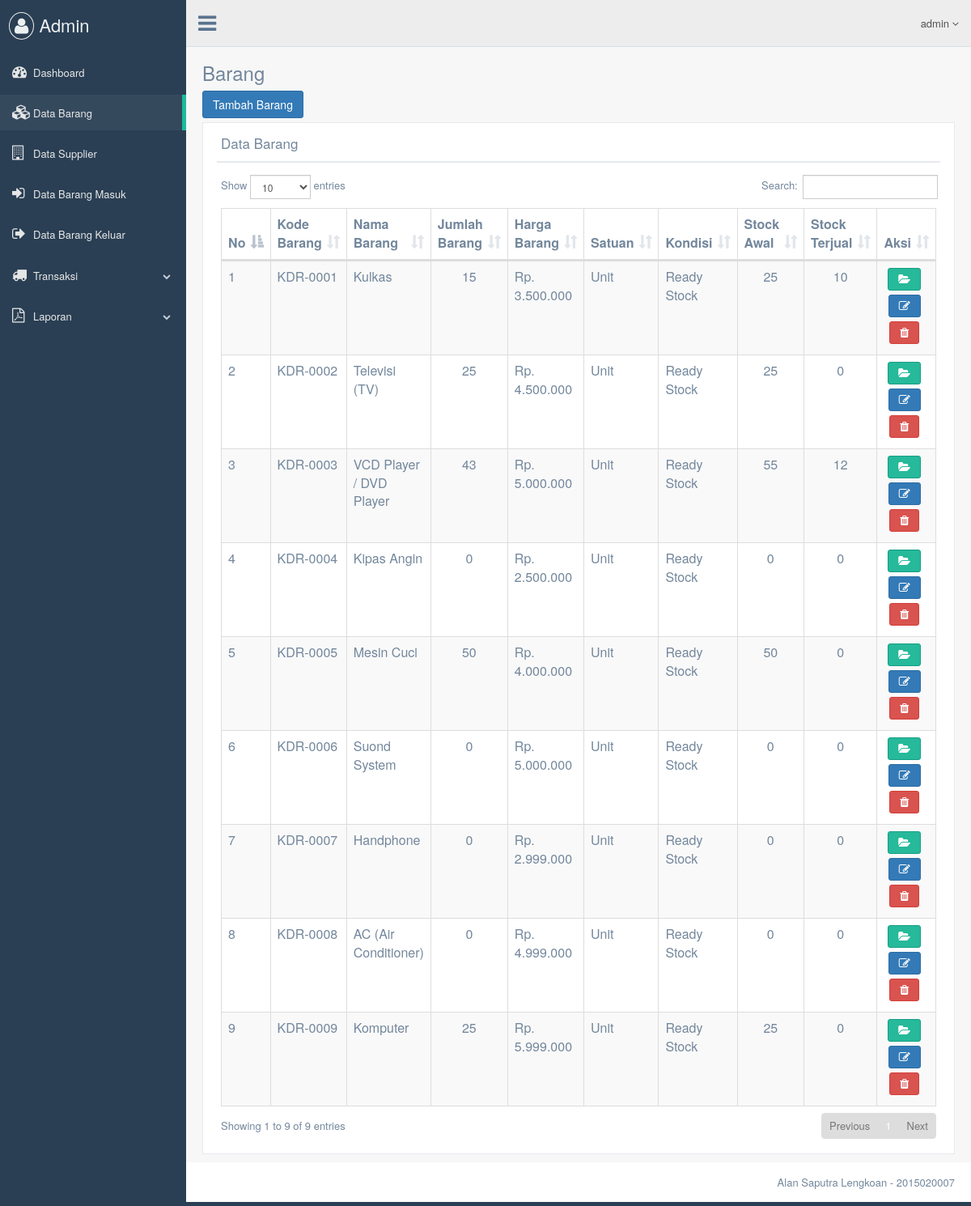
Screenshot of /admin/dt_barang.php with the database file from the repository.
### tables this page shows
CREATE TABLE `dta_barang` (
  `kd_barang` varchar(20) NOT NULL,
  `nama` varchar(50) NOT NULL,
  `jumlah` int(15) NOT NULL,
  `harga` int(15) NOT NULL,
  `satuan` varchar(20) NOT NULL,
  `kondisi` varchar(20) NOT NULL,
  `stock_awal` int(15) NOT NULL,
  `stock_terjual` int(15) NOT NULL
);

### admin/dt_barang.php (the view, shortened to what this page needs)
<?php include_once ('head.php'); ?>
<body class="nav-md">
  <div class="container body">
    <div class="main_container">
      <?php include_once ('header.php'); ?>
      <div class="right_col" role="main">
        <div class="">
          <div class="page-title">
            <div class="title_left">
              <h3>Barang</h3>
            </div>
          </div>
          <div class="clearfix"></div>
          <div class="row">
            <div class="col-lg-3 col-md-3 col-sm-6 col-xs-12">
              <a href="dt_barang_tambah.php" class="btn btn-primary">Tambah Barang</a>
            </div>
          </div>
          <div class="row">
            <div class="col-md-12 col-sm-12 col-xs-12">
              <div class="x_panel">
                <div class="x_title">
                  <h2>Data Barang</h2>
                  <div class="clearfix"></div>
                </div>
                <div class="x_content">
                  <table class="table table-striped table-bordered table-hover" id="datatables" style="width: 100%">
                    <thead>
                        <tr>
                            <th>No</th>
                            <th>Kode Barang</th>
                            <th>Nama Barang</th>
                            <th>Jumlah Barang</th>
                            <th>Harga Barang</th>
                            <th>Satuan</th>
                            <th>Kondisi</th>
                            <th>Stock Awal</th>
                            <th>Stock Terjual</th>
                            <th>Aksi</th>
                        </tr>
                    </thead>
                    <tbody>
                        <?php
                        include_once ('../db/koneksi.php');
                        $query  = "SELECT * FROM dta_barang";
                        $result = $mysqli->query($query);
                        $no = 1;
                        while ($row = $result->fetch_array(MYSQLI_ASSOC)) {
                         ?>
                         <tr>
                             <td><?php echo $no ?></td>
                             <td><?php echo $row['kd_barang']; ?></td>
                             <td><?php echo $row['nama']; ?></td>
                             <td align="center"><?php echo $row['jumlah']; ?></td>
                             <td><?php echo "Rp. ". number_format($row['harga'], 0, ",", "."); ?></td>
                             <td><?php echo $row['satuan']; ?></td>
                             <td><?php echo $row['kondisi']; ?></td>
                             <td align="center"><?php echo $row['stock_awal']; ?></td>
                             <td align="center"><?php echo $row['stock_terjual']; ?></td>
                             <td align="center">
                               <a class="btn btn-success" href="dt_barang_detail.php?kd_barang=<?php echo $row['kd_barang'] ?>"><i class="fa fa-folder-open"></i> </a>
                               <a class="btn btn-primary" href="dt_barang_ubah.php?kd_barang=<?php echo $row['kd_barang'] ?>"><i class="fa fa-edit"></i> </a>
                               <a class="btn btn-danger" href="javascript:;" data-id="<?php echo $row['kd_barang'] ?>" data-toggle="modal" data-target="#modal-konfirmasihapusbarang"><i class="fa fa-trash"></i> </a>
                             </td>
                         </tr>
                        <?php
                        $no++;
                        }
                        ?>
                    </tbody>
                  </table>
                </div>
              </div>
            </div>
          </div>
        </div>
      </div>
      <?php include_once ('footer.php'); ?>
    </div>
  </div>
<?php include_once ('foot.php'); ?>

### admin/head.php (shortened to what this page needs)
<!DOCTYPE html>
<html lang="en" dir="ltr">
<head>
  <link rel="stylesheet" href="../vendor/bootstrap/css/bootstrap.min.css">
  <link rel="stylesheet" href="../vendor/font-awesome/css/font-awesome.min.css">
  <link rel="stylesheet" href="../vendor/datatables.net-bs/css/dataTables.bootstrap.min.css">
  <link rel="stylesheet" href="../vendor/datatables.net-buttons-bs/css/buttons.bootstrap.min.css">
  <link rel="stylesheet" href="../vendor/datatables.net-fixedheader-bs/css/fixedHeader.bootstrap.min.css">
  <link rel="stylesheet" href="../vendor/datatables.net-responsive-bs/css/responsive.bootstrap.min.css">
  <link rel="stylesheet" href="../vendor/datatables.net-scroller-bs/css/scroller.bootstrap.min.css">
  <link rel="stylesheet" href="../css/custom.min.css">
</head>

### admin/header.php (shortened to what this page needs)
<div class="col-md-3 left_col">
  <div class="left_col scroll-view">
    <div class="navbar nav_title">
      <a href="admin.php" class="site_title"><i class="fa fa-user"></i> <span>Admin</span></a>
    </div>
    <div id="sidebar-menu" class="main_menu_side hidden-print main_menu">
      <div class="menu_section">
        <ul class="nav side-menu">
          <li>
            <a href="admin.php"><i class="fa fa-dashboard"></i>Dashboard</a>
          </li>
          <li>
            <a href="dt_barang.php"><i class="fa fa-cubes"></i>Data Barang</a>
          </li>
          <li>
            <a href="supplier.php"><i class="fa fa-building-o"></i>Data Supplier</a>
          </li>
          <li>
            <a href="dt_barangmasuk.php"><i class="fa fa-sign-in"></i>Data Barang Masuk</a>
          </li>
          <li>
            <a href="dt_barangkeluar.php"><i class="fa fa-sign-out"></i>Data Barang Keluar</a>
          </li>
          <li><a><i class="fa fa-truck"></i>Transaksi<span class="fa fa-chevron-down"></span></a>
          </li>
          <li><a><i class="fa fa-file-pdf-o"></i>Laporan<span class="fa fa-chevron-down"></span></a>
          </li>
        </ul>
      </div>
    </div>
  </div>
</div>
<div class="top_nav">
  <div class="nav_menu">
    <nav>
      <div class="nav toggle">
        <a id="menu_toggle">
          <i class="fa fa-bars"></i>
        </a>
      </div>
      <ul class="nav navbar-nav navbar-right">
        <li class="">
          <a href="javascript:;" class="user-profile dropdown-toggle" data-toggle="dropdown" aria-expanded="false">
            admin
            <span class=" fa fa-angle-down"></span>
          </a>
        </li>
      </ul>
    </nav>
  </div>
</div>

### admin/footer.php
<footer>
  <div class="pull-right">
    Alan Saputra Lengkoan - 2015020007
  </div>
  <div class="clearfix"></div>
</footer>

### admin/foot.php (shortened to what this page needs)
  </body>
</html>

### rows the page displays
dta_barang: kd_barang "KDR-0001", nama "Kulkas", jumlah "15", harga "3.500.000", satuan "Unit", kondisi "Ready Stock", stock_awal "25", stock_terjual "10"
dta_barang: kd_barang "KDR-0002", nama "Televisi (TV)", jumlah "25", harga "4.500.000", satuan "Unit", kondisi "Ready Stock", stock_awal "25", stock_terjual "0"
dta_barang: kd_barang "KDR-0003", nama "VCD Player / DVD Player", jumlah "43", harga "5.000.000", satuan "Unit", kondisi "Ready Stock", stock_awal "55", stock_terjual "12"
dta_barang: kd_barang "KDR-0004", nama "Kipas Angin", jumlah "0", harga "2.500.000", satuan "Unit", kondisi "Ready Stock", stock_awal "0", stock_terjual "0"
dta_barang: kd_barang "KDR-0005", nama "Mesin Cuci", jumlah "50", harga "4.000.000", satuan "Unit", kondisi "Ready Stock", stock_awal "50", stock_terjual "0"
dta_barang: kd_barang "KDR-0006", nama "Suond System", jumlah "0", harga "5.000.000", satuan "Unit", kondisi "Ready Stock", stock_awal "0", stock_terjual "0"
dta_barang: kd_barang "KDR-0007", nama "Handphone", jumlah "0", harga "2.999.000", satuan "Unit", kondisi "Ready Stock", stock_awal "0", stock_terjual "0"
dta_barang: kd_barang "KDR-0008", nama "AC (Air Conditioner)", jumlah "0", harga "4.999.000", satuan "Unit", kondisi "Ready Stock", stock_awal "0", stock_terjual "0"
dta_barang: kd_barang "KDR-0009", nama "Komputer", jumlah "25", harga "5.999.000", satuan "Unit", kondisi "Ready Stock", stock_awal "25", stock_terjual "0"
